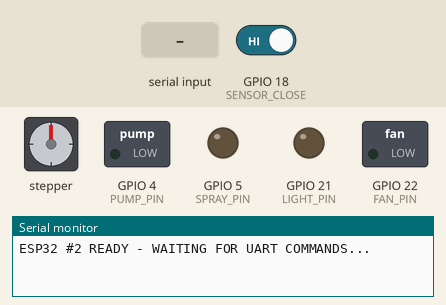
Simulated run of this program. Board: ESP32. On the bench: stepper motor, switched loads named in the program (green lamp = pin HIGH), output pins drawn as LEDs (lit = HIGH), the last lines printed to the serial monitor. Inputs (shaded band) come from the test bench; at power-on: GPIO 18 (SENSOR_CLOSE) HIGH. Stepper angles assume 2048 steps per turn.

Above: at 1.2 s.
1.3 s: "8" received over the second serial link
At 1.75 s:
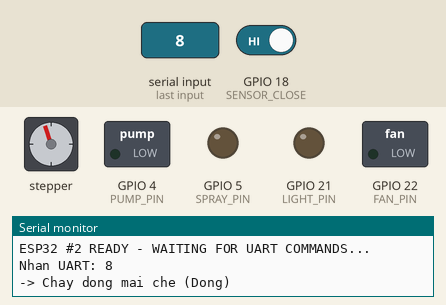
4.3 s: "0" received over the second serial link
At 4.45 s:
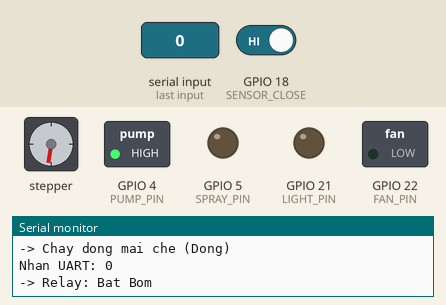
7.3 s: "1" received over the second serial link
At 7.45 s:
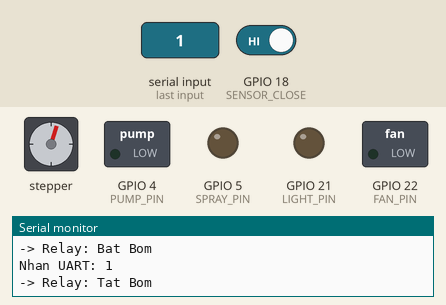
10.3 s: "2" received over the second serial link
At 10.45 s:
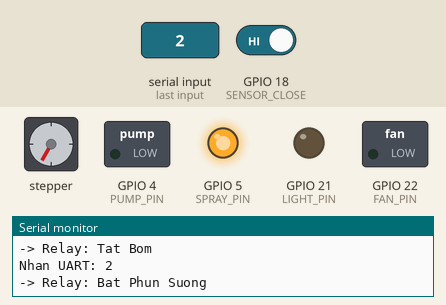
13.3 s: "3" received over the second serial link
At 13.46 s:
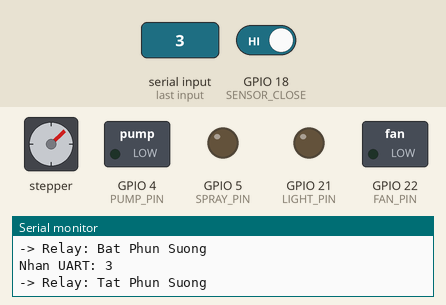
16.3 s: "4" received over the second serial link
At 16.46 s:
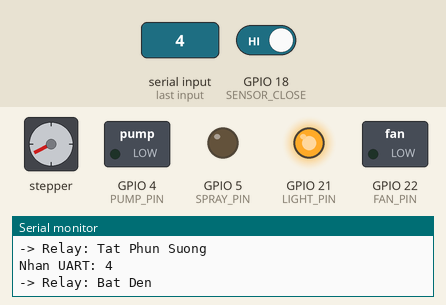
Timing chart, 0 to 22.3 s (numbered marks = the images above; inputs shaded):
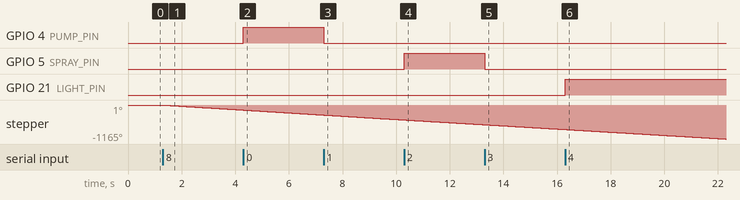

Measured:
- after the input at 1.3 s, stepper: keeps turning counter-clockwise at about 57°/s, starting at once
- after the input at 4.3 s, GPIO 4 (PUMP_PIN): LOW → HIGH at once
- after the input at 7.3 s, GPIO 4 (PUMP_PIN): HIGH → LOW at once
- after the input at 10.3 s, GPIO 5 (SPRAY_PIN): LOW → HIGH at once
- after the input at 13.3 s, GPIO 5 (SPRAY_PIN): HIGH → LOW at once
- after the input at 16.3 s, GPIO 21 (LIGHT_PIN): LOW → HIGH at once

The program:

main.cpp
```cpp
// #include <Arduino.h>
// #include <AccelStepper.h>

// // ====================
// // STEP MOTOR
// // ====================
// #define IN1 14
// #define IN2 27
// #define IN3 26
// #define IN4 25

// AccelStepper stepper(
//     AccelStepper::FULL4WIRE,
//     IN1, IN3, IN2, IN4
// );

// // ====================
// // UART2
// // ====================
// #define RXD2 16
// #define TXD2 17

// // ====================
// // SENSOR
// // ====================
// #define SENSOR_OPEN  19
// #define SENSOR_CLOSE 18

// // ====================
// // STATE
// // ====================
// enum State
// {
//     STOPPED,
//     FORWARD,
//     REVERSE
// };

// State motorState = STOPPED;

// void setup()
// {
//     Serial.begin(115200);

//     Serial2.begin(
//         115200,
//         SERIAL_8N1,
//         RXD2,
//         TXD2
//     );

//     pinMode(SENSOR_OPEN, INPUT_PULLUP);
//     pinMode(SENSOR_CLOSE, INPUT_PULLUP);

//     stepper.setMaxSpeed(500);

//     Serial.println("ESP32 #2 READY");
// }

// void loop()
// {
//     // ====================
//     // NHAN LENH UART
//     // ====================
//     while (Serial2.available())
//     {
//         char cmd = Serial2.read();

//         Serial.print("Nhan UART: ");
//         Serial.println(cmd);

//         if (cmd == '1')
//         {
//             motorState = FORWARD;
//             Serial.println("Dong mai che");
//         }
//         else if (cmd == '0')
//         {
//             motorState = REVERSE;
//             Serial.println("Mo mai che");
//         }
//         else if (cmd == 's')
//         {
//             motorState = STOPPED;
//             Serial.println("Dung");
//             // 🌟 Tắt điện động cơ khi nhận lệnh DỪNG khẩn cấp
//             stepper.disableOutputs();
//         }
//     }

//     // ====================
//     // DONG MAI CHE
//     // ====================
//     if (motorState == FORWARD)
//     {
//         if (digitalRead(SENSOR_CLOSE) == LOW)
//         {
//             motorState = STOPPED;
//             Serial.println("Da dong het");
//             // 🌟 Tắt điện động cơ khi đã đóng xong
//             stepper.disableOutputs();
//         }
//         else
//         {
//             stepper.setSpeed(-400);
//             stepper.runSpeed();
//         }
//     }

//     // ====================
//     // MO MAI CHE
//     // ====================
//     else if (motorState == REVERSE)
//     {
//         if (digitalRead(SENSOR_OPEN) == LOW)
//         {
//             motorState = STOPPED;
//             Serial.println("Da mo het");
//             // 🌟 Tắt điện động cơ khi đã mở xong
//             stepper.disableOutputs();
//         }
//         else
//         {
//             stepper.setSpeed(400);
//             stepper.runSpeed();
//         }
//     }
// }

#include <Arduino.h>
#include <AccelStepper.h>

// ====================
// STEP MOTOR PINS
// ====================
#define IN1 14
#define IN2 27
#define IN3 26
#define IN4 25

AccelStepper stepper(
    AccelStepper::FULL4WIRE,
    IN1, IN3, IN2, IN4
);

// ====================
// RELAY PINS (Cấu hình chân cho các thiết bị)
// Bạn hãy thay đổi các số chân GPIO này cho đúng với phần cứng thực tế của ESP32 #2
// ====================
#define PUMP_PIN  4
#define SPRAY_PIN 5
#define LIGHT_PIN 21
#define FAN_PIN   22

// ====================
// UART2
// ====================
#define RXD2 16
#define TXD2 17

// ====================
// SENSOR
// ====================
#define SENSOR_OPEN  19
#define SENSOR_CLOSE 18

// ====================
// STATE
// ====================
enum State
{
    STOPPED,
    FORWARD,
    REVERSE
};

State motorState = STOPPED;

void setup()
{
    Serial.begin(115200);

    // Khởi tạo UART2 để nhận dữ liệu từ ESP32 chính
    Serial2.begin(
        115200,
        SERIAL_8N1,
        RXD2,
        TXD2
    );

    // Cấu hình chân cảm biến hành trình
    pinMode(SENSOR_OPEN, INPUT_PULLUP);
    pinMode(SENSOR_CLOSE, INPUT_PULLUP);

    // Khởi tạo chân điều khiển Relay cho các thiết bị
    pinMode(PUMP_PIN, OUTPUT);
    pinMode(SPRAY_PIN, OUTPUT);
    pinMode(LIGHT_PIN, OUTPUT);
    pinMode(FAN_PIN, OUTPUT);

    // Mặc định ban đầu tắt hết thiết bị (Giả sử Relay kích mức CAO - HIGH)
    // Nếu mạch Relay của bạn kích mức THẤP (Active Low), hãy sửa HIGH thành LOW và ngược lại
    digitalWrite(PUMP_PIN, LOW);
    digitalWrite(SPRAY_PIN, LOW);
    digitalWrite(LIGHT_PIN, LOW);
    digitalWrite(FAN_PIN, LOW);

    stepper.setMaxSpeed(500);

    Serial.println("ESP32 #2 READY - WAITING FOR UART COMMANDS...");
}

void loop()
{
    // ====================
    // BỘ GIẢI MÃ LỆNH UART TỪ ESP32 #1
    // ====================
// ====================
    // BỘ GIẢI MÃ LỆNH UART TỪ ESP32 #1 (ĐÃ CẬP NHẬT THEO MÃ SỐ '0'-'9')
    // ====================
    while (Serial2.available())
    {
        char cmd = Serial2.read();

        Serial.print("Nhan UART: ");
        Serial.println(cmd);

        switch (cmd)
        {
            // --- 1. ĐIỀU KHIỂN BƠM CHÍNH (PUMP) ---
            case '0':
                digitalWrite(PUMP_PIN, HIGH); // Bật bơm (Ứng với Serial2.print('0'))
                Serial.println("-> Relay: Bat Bom");
                break;
            case '1':
                digitalWrite(PUMP_PIN, LOW);  // Tắt bơm (Ứng với Serial2.print('1'))
                Serial.println("-> Relay: Tat Bom");
                break;

            // --- 2. ĐIỀU KHIỂN PHUN SƯƠNG (SPRAY) ---
            case '2':
                digitalWrite(SPRAY_PIN, HIGH); // Bật phun sương (Ứng với Serial2.print('2'))
                Serial.println("-> Relay: Bat Phun Suong");
                break;
            case '3':
                digitalWrite(SPRAY_PIN, LOW);  // Tắt phun sương (Ứng với Serial2.print('3'))
                Serial.println("-> Relay: Tat Phun Suong");
                break;

            // --- 3. ĐIỀU KHIỂN ĐÈN (LIGHT) ---
            case '4':
                digitalWrite(LIGHT_PIN, HIGH); // Bật đèn (Ứng với Serial2.print('4'))
                Serial.println("-> Relay: Bat Den");
                break;
            case '5':
                digitalWrite(LIGHT_PIN, LOW);  // Tắt đèn (Ứng với Serial2.print('5'))
                Serial.println("-> Relay: Tat Den");
                break;

            // --- 4. ĐIỀU KHIỂN QUẠT (FAN) ---
            case '6':
                digitalWrite(FAN_PIN, HIGH); // Bật quạt (Ứng với Serial2.print('6'))
                Serial.println("-> Relay: Bat Quat");
                break;
            case '7':
                digitalWrite(FAN_PIN, LOW);  // Tắt quạt (Ứng với Serial2.print('7'))
                Serial.println("-> Relay: Tat Quat");
                break;

            // --- 5. ĐIỀU KHIỂN MÁI CHE (ĐỘNG CƠ BƯỚC) ---
            case '8':
                motorState = FORWARD;
                Serial.println("-> Chay dong mai che (Dong)"); // Ứng với Serial2.print('8')
                break;

            case '9':
                motorState = REVERSE;
                Serial.println("-> Chay mo mai che (Mo)");   // Ứng với Serial2.print('9')
                break;

            case 'X':
                motorState = STOPPED;
                Serial.println("-> Dung mai che khan cap");
                stepper.disableOutputs();
                break;

            default:
                break;
        }
    }

    // ====================
    // LOGIC CHẠY ĐỘNG CƠ VÀ CẢM BIẾN HÀNH TRÌNH
    // ====================
    if (motorState == FORWARD)
    {
        if (digitalRead(SENSOR_CLOSE) == LOW)
        {
            motorState = STOPPED;
            Serial.println("Hanh trinh: Da dong het");
            stepper.disableOutputs();
        }
        else
        {
            stepper.setSpeed(-400);
            stepper.runSpeed();
        }
    }
    else if (motorState == REVERSE)
    {
        if (digitalRead(SENSOR_OPEN) == LOW)
        {
            motorState = STOPPED;
            Serial.println("Hanh trinh: Da mo het");
            stepper.disableOutputs();
        }
        else
        {
            stepper.setSpeed(400);
            stepper.runSpeed();
        }
    }
}
```
